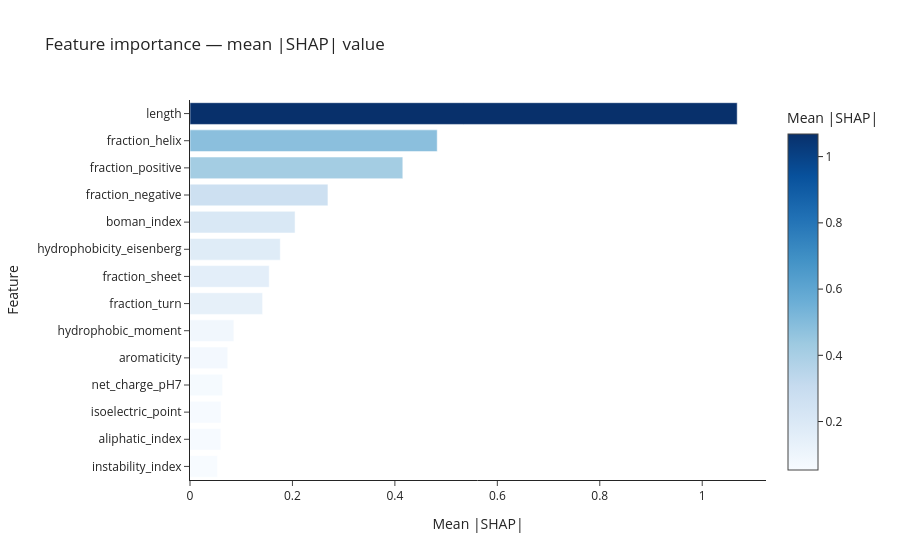

Write notebook code for a chart like this one.
### Code cell
fig = px.bar(
    importance_df,
    x="mean_abs_shap",
    y="feature",
    orientation="h",
    title="Feature importance — mean |SHAP| value",
    labels={"mean_abs_shap": "Mean |SHAP|", "feature": "Feature"},
    template="simple_white",
    color="mean_abs_shap",
    color_continuous_scale="Blues",
)
fig.update_layout(yaxis=dict(categoryorder="total ascending"), showlegend=False)
fig.write_image(str(RESULTS_DIR / "figures" / "shap_importance.png"))
fig.show()

### Figure 1 — Plotly figure (JSON) as saved in the notebook; plotly's stock layout.template omitted (floating-point values rounded to 4 significant figures)
{"data": [{"hovertemplate": "Mean |SHAP|=%{marker.color}<br>Feature=%{y}<extra></extra>", "legendgroup": "", "marker": {"color": [1.068, 0.4826, 0.4155, 0.2693, 0.2051, 0.1762, 0.1546, 0.1417, 0.08561, 0.07366, 0.06362, 0.06055, 0.06004, 0.05367], "coloraxis": "coloraxis", "pattern": {"shape": ""}}, "name": "", "orientation": "h", "showlegend": false, "textposition": "auto", "type": "bar", "x": [1.068, 0.4826, 0.4155, 0.2693, 0.2051, 0.1762, 0.1546, 0.1417, 0.08561, 0.07366, 0.06362, 0.06055, 0.06004, 0.05367], "xaxis": "x", "y": ["length", "fraction_helix", "fraction_positive", "fraction_negative", "boman_index", "hydrophobicity_eisenberg", "fraction_sheet", "fraction_turn", "hydrophobic_moment", "aromaticity", "net_charge_pH7", "isoelectric_point", "aliphatic_index", "instability_index"], "yaxis": "y"}], "layout": {"barmode": "relative", "coloraxis": {"autocolorscale": false, "colorbar": {"title": {"text": "Mean |SHAP|"}}, "colorscale": [[0, "rgb(247,251,255)"], [0.125, "rgb(222,235,247)"], [0.25, "rgb(198,219,239)"], [0.375, "rgb(158,202,225)"], [0.5, "rgb(107,174,214)"], [0.625, "rgb(66,146,198)"], [0.75, "rgb(33,113,181)"], [0.875, "rgb(8,81,156)"], [1, "rgb(8,48,107)"]]}, "legend": {"tracegroupgap": 0}, "showlegend": false, "title": {"text": "Feature importance — mean |SHAP| value"}, "xaxis": {"anchor": "y", "domain": [0, 1], "title": {"text": "Mean |SHAP|"}}, "yaxis": {"anchor": "x", "categoryorder": "total ascending", "domain": [0, 1], "title": {"text": "Feature"}}}}
